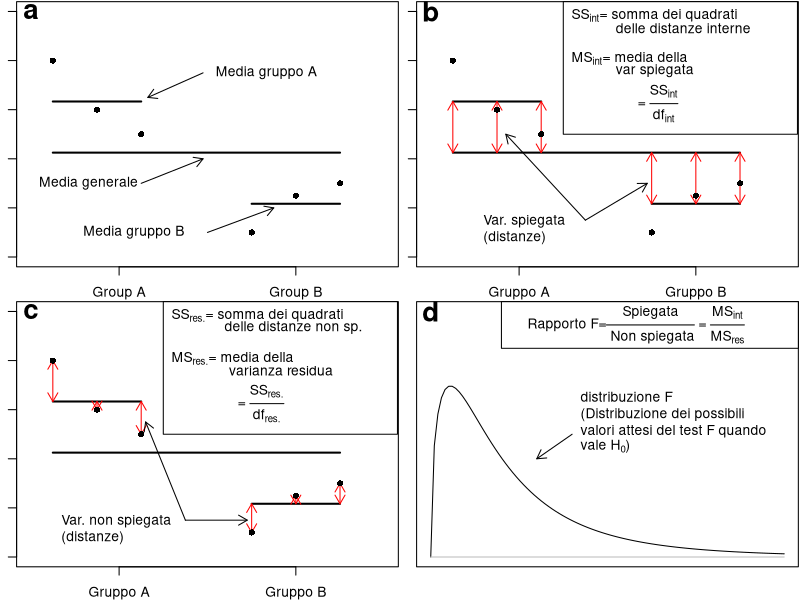

This chart was generated by the following R code:
 ###################################################
 ### Grafico Analisi della Varianza
 ###################################################
 dv <- c(8,6,5,1,2.5,3)
 factor <- factor(c('A','A','A','B','B','B'))
 factor1 <- c(1,2,3,5,6,7)
 factor1 <- c(1-.5,2-.5,3-.5,5,6,7)
 mean.a <- mean(dv[1:3])
 mean.b <- mean(dv[4:6])
 mean.ab <- mean(dv)
 
 # 2x2 grafici, spazio dei margini, riempimento area grafica
 old <- par(mfrow=c(2,2),mar=c(2,1,0.1,0.1),xpd=NA)  
 #grafico grezzo con medie
 plot(factor1,dv,pch=16,cex=1,axes=F,xlab='',ylab='',ylim=c(0,10),xlim=c(0,8))
 axis(1, at=c(2,6),lab=c('Group A','Group B'))
 axis(2,labels=F)
 lines(factor1[1:3],rep(mean(dv[1:3]),3), col="black",lwd=2) #media del fattore A
 lines(factor1[4:6],rep(mean(dv[4:6]),3),col="black",lwd=2)  #media del fattore B
 lines(factor1,rep(mean(dv),6), col="black",lwd=2)           #media generale
 
 text(4,7.5,'Media gruppo A',pos=4)
 arrows(2.65,6.5,3.9,7.5,code=1, length=.1)
 text(0,3,'Media generale',pos=4)
 arrows(2.5,3,3.9,4,code=2, length=.1)
 text(1,1,'Media gruppo B',pos=4)
 arrows(4,1,5.5,2,code=2, length=.1)
 text(0,10,'a',font=2,cex=2)
 box()                                                       # riquadro
 
 #grafico spiegazione medie interne ai gruppi
 plot(factor1,dv,pch=16,cex=1,axes=F,xlab='',ylab='',ylim=c(0,10),xlim=c(0,8))
 #text(2,-1,'Group A')
 #text(6,-1,'Group B')
 axis(1, at=c(2,6),lab=c('Gruppo A','Gruppo B'))
 axis(2,labels=F)
 text(0,10,'b',font=2,cex=2)
 box()
 
 # media di A
 lines(factor1[1:3],rep(mean(dv[1:3]),3), col="black",lwd=2)
 # media di B
 lines(factor1[4:6],rep(mean(dv[4:6]),3),col="black",lwd=2)
 # media generale
 lines(factor1,rep(mean(dv),6), col="black",lwd=2)
 
 #componente spiegata 
 # arrows(factor1, c(rep(mean.a,3), rep(mean.b,3)),factor1, c(rep(mean.ab,3), 
 #      rep(mean.ab,3)),lwd=1,lty=1, code=3,length=.1, col='gray')
 # Errore: unexpected ')' in "      rep(mean.ab,3))"
 arrows(factor1, c(rep(mean.a,3), rep(mean.b,3)),factor1, c(rep(mean.ab,3), 
       rep(mean.ab,3)),lwd=1,lty=1, code=3,length=.1, col='red')
 points(factor1,dv,pch=16,cex=1,col='black') # porta in primo piano i punti
 
 rect(3,5,8.3,10.4,col='white')
 text(3,9.75,expression(paste(SS[int], "= somma dei quadrati")),pos=4)
 text(4,9.25,expression(paste("delle distanze interne")),pos=4)
 text(3,8,expression(paste(MS[int], "= media della")),pos=4)
 text(4,7.5,expression(paste("var spiegata")),pos=4)
 text(4.5,6,expression(paste("= ", over(SS[int],df[int]))),pos=4)
 
 text(1,1,'Var. spiegata\n(distanze)',pos=4)
 arrows(3.5,1.5,4.9,3,code=2, length=.1)
 arrows(3.5,1.5,1.7,5,code=2, length=.1)
 
 #componente non spiegata
 plot(factor1,dv,pch=16,cex=1,axes=F,xlab='',ylab='',ylim=c(0,10),xlim=c(0,8))
 # media di A
 lines(factor1[1:3],rep(mean(dv[1:3]),3), col="black",lwd=2)
 # media di B
 lines(factor1[4:6],rep(mean(dv[4:6]),3),col="black",lwd=2)
 # media generale
 lines(factor1,rep(mean(dv),6), col="black",lwd=2)
 
 # componente non spiegata
 arrows(factor1, dv ,factor1, c(rep(mean.a,3), rep(mean.b,3)),
      lwd=1,lty=1, code=3,length=.1,col='red')
 points(factor1,dv,pch=16,cex=1, col='black')
 axis(1, at=c(2,6),lab=c('Gruppo A','Gruppo B'))
 axis(2,labels=F)
 text(0,10,'c',font=2,cex=2)
 box()
 
 
 rect(3,5,8.3,10.4,col='white')
 text(3,9.75,expression(paste(SS[res.], "= somma dei quadrati")),pos=4)
 text(4.2,9.25,expression(paste("delle distanze non sp.")),pos=4)
 text(3,8,expression(paste(MS[res.], "= media della")),pos=4)
 text(4.3,7.5,expression(paste("varianza residua")),pos=4)
 text(4.5,6,expression(paste("= ", over(SS[res.],df[res.]))),pos=4)
 
 text(.5,1,'Var. non spiegata\n(distanze)',pos=4)
 arrows(3.5,1.5,4.9,1.5,code=2, length=.1)
 arrows(3.5,1.5,2.6,5.5,code=2, length=.1)
 
 
 # distribuzione F di Snedecor
 plot(seq(0,5,length=100), df(seq(0,5,length=100), 
      df1=3, df2=10),type='l',xlab='', ylab='',axes=F,ylim=c(0,1))
 lines(c(0,5),c(0,0), col='gray')
 box()
 rect(1,.85,5.2,1.04,col='white')
 #text(1.25,.92,expression(paste("F-ratio=",over(Explained,Unexplained), " = ",over(MS[groups], MS[residual]))),pos=4) 
 text(1.25,.92,expression(paste("Rapporto F=",over(Spiegata," Non spiegata"), " = ",over(MS[int], MS[res]))),pos=4) 
 
 text(2,.5,expression(paste('distribuzione F\n(Distribuzione dei possibili\nvalori attesi del test F quando')),pos=4)
 text(2,.44,expression(paste('vale ', H[0],')')),pos=4)
 arrows(2,.5,1.5,.4,code=2,length=.1)
 text(0,1,'d',font=2,cex=2)
 par(old) 
